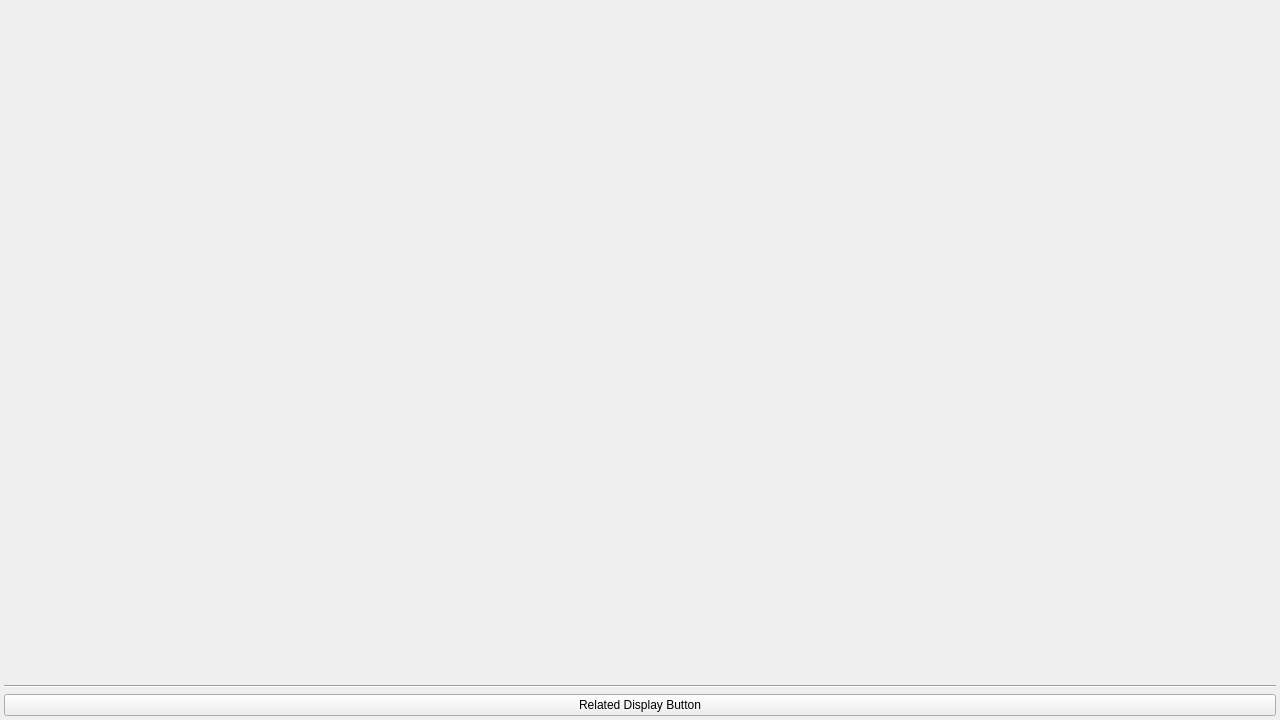
<?xml version="1.0" encoding="UTF-8"?>
<ui version="4.0">
 <class>RelativeImportTest</class>
 <widget class="QWidget" name="RelativeImportTestParent">
  <property name="geometry">
   <rect>
    <x>0</x>
    <y>0</y>
    <width>1280</width>
    <height>720</height>
   </rect>
  </property>
  <property name="windowTitle">
   <string>Form</string>
  </property>
  <layout class="QVBoxLayout" name="verticalLayout">
   <property name="leftMargin">
    <number>4</number>
   </property>
   <property name="topMargin">
    <number>4</number>
   </property>
   <property name="rightMargin">
    <number>4</number>
   </property>
   <property name="bottomMargin">
    <number>4</number>
   </property>
   <item>
    <widget class="PyDMEmbeddedDisplay" name="embeddedDisplay">
     <property name="sizePolicy">
      <sizepolicy hsizetype="Expanding" vsizetype="Expanding">
       <horstretch>0</horstretch>
       <verstretch>0</verstretch>
      </sizepolicy>
     </property>
     <property name="filename" stdset="0">
      <string>subfolder/test_relative_filename_child.ui</string>
     </property>
    </widget>
   </item>
   <item>
    <widget class="Line" name="line">
     <property name="orientation">
      <enum>Qt::Horizontal</enum>
     </property>
    </widget>
   </item>
   <item>
    <widget class="PyDMRelatedDisplayButton" name="relatedDisplayButton">
     <property name="sizePolicy">
      <sizepolicy hsizetype="Expanding" vsizetype="Fixed">
       <horstretch>0</horstretch>
       <verstretch>0</verstretch>
      </sizepolicy>
     </property>
     <property name="text">
      <string>Related Display Button</string>
     </property>
     <property name="filenames" stdset="0">
      <stringlist>
       <string>subfolder/test_relative_filename_child.ui</string>
      </stringlist>
     </property>
    </widget>
   </item>
  </layout>
 </widget>
 <customwidgets>
  <customwidget>
   <class>PyDMEmbeddedDisplay</class>
   <extends>QFrame</extends>
   <header>pydm.widgets.embedded_display</header>
  </customwidget>
  <customwidget>
   <class>PyDMRelatedDisplayButton</class>
   <extends>QPushButton</extends>
   <header>pydm.widgets.related_display_button</header>
  </customwidget>
 </customwidgets>
 <resources/>
 <connections/>
</ui>
